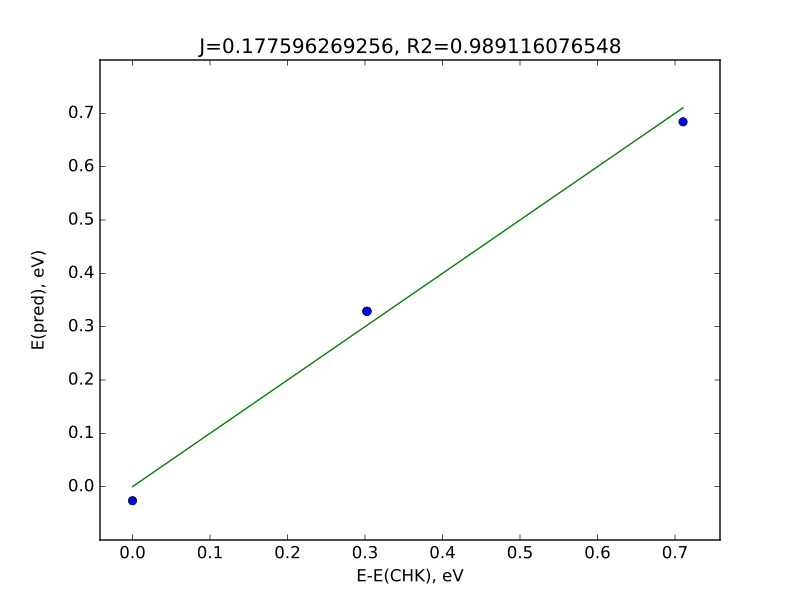

This chart was generated by the following Python code:
import numpy as np 
import pandas as pd
from sklearn import datasets, linear_model
import matplotlib.pyplot as plt 
from sklearn.metrics import mean_squared_error, r2_score

#Sum over NN 
#Divide by two 
#For the NN -> -1/4 for each singlet, 1/4 for each triplet
#       since Si Sj just gives -1/4 of itself and 1/2 for the switch

sigJ=np.array([-2, 0, 0, 2])
E_PBE0=np.array([-9.2123749620223E+02, -9.2122638412999E+02, -9.2122636552756E+02, -9.2121137910381E+02])
E0=E_PBE0[0]
E_PBE0-=E0
E_PBE0*=27.2

fit_PBE0 = linear_model.LinearRegression(fit_intercept=True)
fit_PBE0.fit(sigJ[:,np.newaxis],E_PBE0)

E_PBE0_pred=fit_PBE0.predict(sigJ[:,np.newaxis])

print(fit_PBE0.coef_[0],r2_score(E_PBE0,E_PBE0_pred))
plt.plot(E_PBE0,E_PBE0_pred,'bo')
plt.plot(E_PBE0,E_PBE0,'g')

plt.ylabel("E(pred), eV)")
plt.xlabel("E-E(CHK), eV")

plt.title("J="+str(fit_PBE0.coef_[0])+", R2="+str(r2_score(E_PBE0,E_PBE0_pred)))
plt.show()
